Frame 1 (no input): blank canvas, image omitted
Frame 60 (no input): blank canvas, image omitted
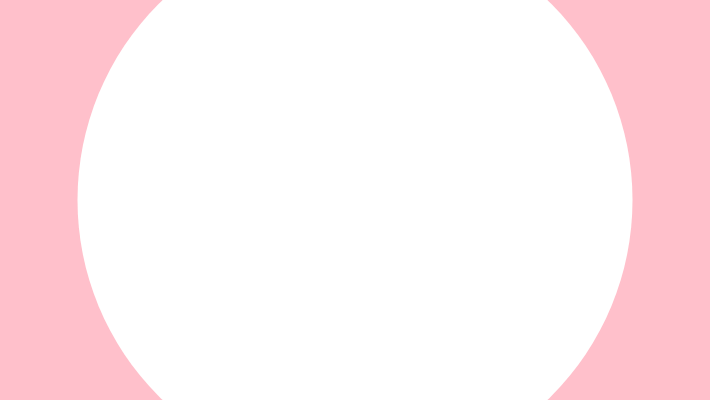
Frame 120 (the mouse pressed at the canvas centre since frame 60)

The p5.js sketch whose frames 1 and 60 were blank and that drew this single picture after the mouse press (run headless with seeded random() and noise() and a simulated clock; from frame 60 on, the mouse is pressed at the canvas centre):

// p5.js sketch
// ── sketch.js
function setup() {
  createCanvas(710, 400);
background('pink')
}

function draw(){
  variableEllipse(mouseX,mouseY,pmouseX,pmouseY)
}


function variableEllipse(x,y,px,py){
  let speed = abs(x - px)+ abs(y-py);
  stroke(speed);
  noStroke();
  ellipse(x,y,speed,speed);

}


  
